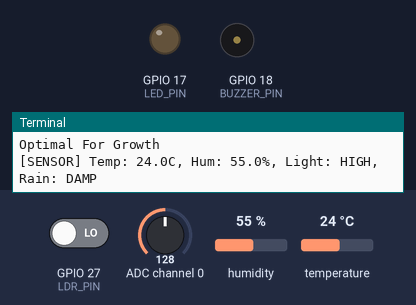
This program was run on a simulated Raspberry Pi (BCM pin numbers). On the bench: output pins drawn as LEDs (lit = HIGH), buzzer (waves = sounding, pin HIGH), the last lines printed to the terminal. The inputs (shaded band) are chosen by the test bench; at power-on: humidity 55 %, temperature 24 °C, ADC channel 0 = 128, GPIO 27 (LDR_PIN) LOW (analog values on the 0–255 scale).

Above: at 1.2 s.
1.3 s: humidity set to 88 %
7.0 s: temperature set to 27 °C
9.3 s: temperature set to 30 °C
At 10.78 s:
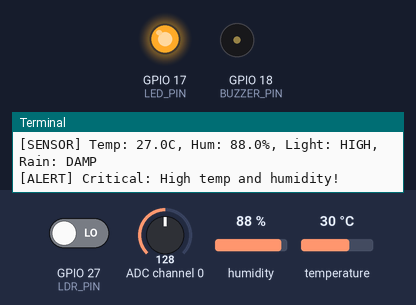
13.0 s: ADC channel 0 set to 146
16.5 s: ADC channel 0 set to 152
At 20.9 s:
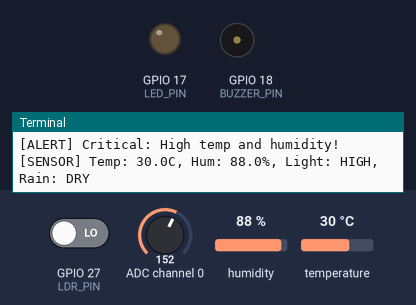
21.5 s: GPIO 27 (LDR_PIN) driven HIGH
At 22.99 s:
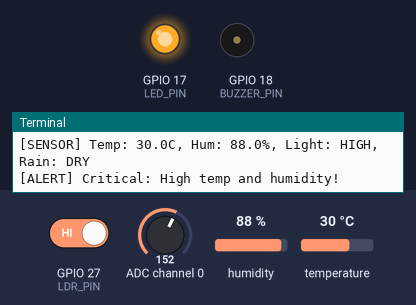
Timing chart, 0 to 27.5 s (numbered marks = the images above; inputs shaded):
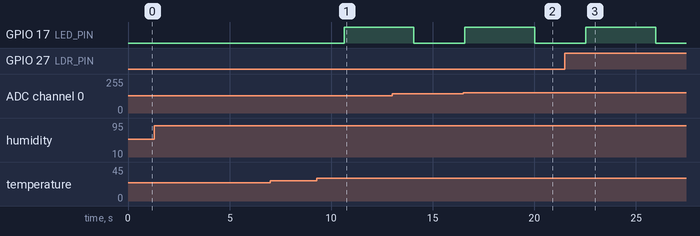

The program:

sensor_utils.py
```python
import Adafruit_DHT
import RPi.GPIO as GPIO
from smbus import SMBus
import time

# Sensor and GPIO Setup
DHT_PIN = 4
LDR_PIN = 27
PCF_ADDR = 0x48
DHT_SENSOR = Adafruit_DHT.DHT11
LED_PIN = 17
BUZZER_PIN = 18

# Musical note frequencies (Hz) - Full set including G3
C3 = 131; D3 = 147; E3 = 165; F3 = 175; G3 = 196; A3 = 220; B3 = 247
C4 = 261; D4 = 293; E4 = 329; F4 = 349; G4 = 392; A4 = 440; B4 = 493
C5 = 523

# Alert melodies and durations (ms)
CRITICAL_ALERT = {
    'melody': [E4, E4, E4, E4, E4, E4, E4, G4, C4, D4, E4, F4, F4, F4, F4],
    'durations': [200,200,200,200,200,200,200,200,200,200,200,200,200,200,200]
}

HIGH_HUMIDITY_ALERT = {
    'melody': [C4, G4, G4, A4, G4, 0, B4, C5],
    'durations': [400,200,200,400,400,400,400,400]
}

LOW_TEMP_ALERT = {
    'melody': [C4, D4, E4, F4, G4, A4, B4, C5],
    'durations': [300,300,300,300,300,300,300,300]
}

# Initialize GPIO
GPIO.setmode(GPIO.BCM)
GPIO.setwarnings(False)
GPIO.setup(LDR_PIN, GPIO.IN)
GPIO.setup(LED_PIN, GPIO.OUT)
GPIO.setup(BUZZER_PIN, GPIO.OUT)
GPIO.output(LED_PIN, GPIO.LOW)
GPIO.output(BUZZER_PIN, GPIO.LOW)

def play_tone(pin, frequency, duration_ms):
    """Play a single tone with precise timing"""
    if frequency == 0:  # rest/pause
        time.sleep(duration_ms/1000.0)
        return

    period = 1.0 / frequency
    half_period = period / 2.0
    duration_s = duration_ms / 1000.0
    cycles = int(duration_s / period)

    for _ in range(cycles):
        GPIO.output(pin, GPIO.HIGH)
        time.sleep(half_period)
        GPIO.output(pin, GPIO.LOW)
        time.sleep(half_period)

def play_melody(pin, melody_data):
    """Play a complete melody with LED feedback"""
    melody = melody_data['melody']
    durations = melody_data['durations']

    GPIO.output(LED_PIN, GPIO.HIGH)  # Turn on LED during alert

    for i in range(len(melody)):
        play_tone(pin, melody[i], durations[i])
        time.sleep(0.03)  # short pause between notes

    GPIO.output(LED_PIN, GPIO.LOW)
    GPIO.output(pin, GPIO.LOW)

def read_pcf8591(channel):
    """Read analog value from PCF8591"""
    bus = SMBus(1)
    try:
        bus.write_byte(PCF_ADDR, 0x40 | channel)
        bus.read_byte(PCF_ADDR)  # dummy read
        return bus.read_byte(PCF_ADDR)
    except Exception as e:
        print(f"[ERROR] PCF8591 read failed: {e}")
        return None
    finally:
        bus.close()

def read_sensors():
    """Read all sensors and trigger appropriate alerts"""
    hum, temp = Adafruit_DHT.read_retry(DHT_SENSOR, DHT_PIN)

    # Default values if sensors fail
    if temp is None:
        temp = 0
        print("[WARNING] Failed to read temperature")
    if hum is None:
        hum = 0
        print("[WARNING] Failed to read humidity")


    if temp < 25 and temp > 15:  # Critical condition
        print("Optimal For Growth")


    # Process alerts based on conditions
    if hum > 80 and temp > 28:  # Critical condition
        print("[ALERT] Critical: High temp and humidity!")
        play_melody(BUZZER_PIN, CRITICAL_ALERT)
    elif hum >85:  # High humidity
        print("[ALERT] High humidity detected")

    elif temp < 10:  # Low temperature
        print("[ALERT] Low temperature detected")

    else:
        GPIO.output(LED_PIN, GPIO.LOW)
        GPIO.output(BUZZER_PIN, GPIO.LOW)

    # Read light sensor
    light_gpio = GPIO.input(LDR_PIN)
    light = "LOW" if light_gpio else "HIGH"

    # Read rain sensor
    rain_val = read_pcf8591(0)
    if rain_val is None:
        rain_val = 0
    rain = "WET" if rain_val < 50 else "DAMP" if rain_val < 150 else "DRY"

    print(f"[SENSOR] Temp: {temp}C, Hum: {hum}%, Light: {light}, Rain: {rain}")
    return temp, hum, light, rain

if __name__ == "__main__":
    try:
        print("Starting sensor monitoring...")
        while True:
            temp, hum, light, rain = read_sensors()
            time.sleep(2)  # Short delay between readings

    except KeyboardInterrupt:
        print("\nStopping monitoring...")
    finally:
        GPIO.cleanup()
        print("GPIO cleanup complete")
```

Measured:
- the behaviour switches between 28 and 29 °C on temperature (found by bisection; images 0 and 1)
- the behaviour switches between 149 and 150 on ADC channel 0 (found by bisection; images 1 and 2)
- after the input at 9.3 s, GPIO 17 (LED_PIN): LOW → HIGH after 1.3 s
- after the input at 16.5 s, GPIO 18 (BUZZER_PIN): stays LOW (without the input it goes to HIGH after 2.2 s)
- after the input at 21.5 s, GPIO 18 (BUZZER_PIN): stays LOW (without the input it goes to HIGH after 3.1 s)
